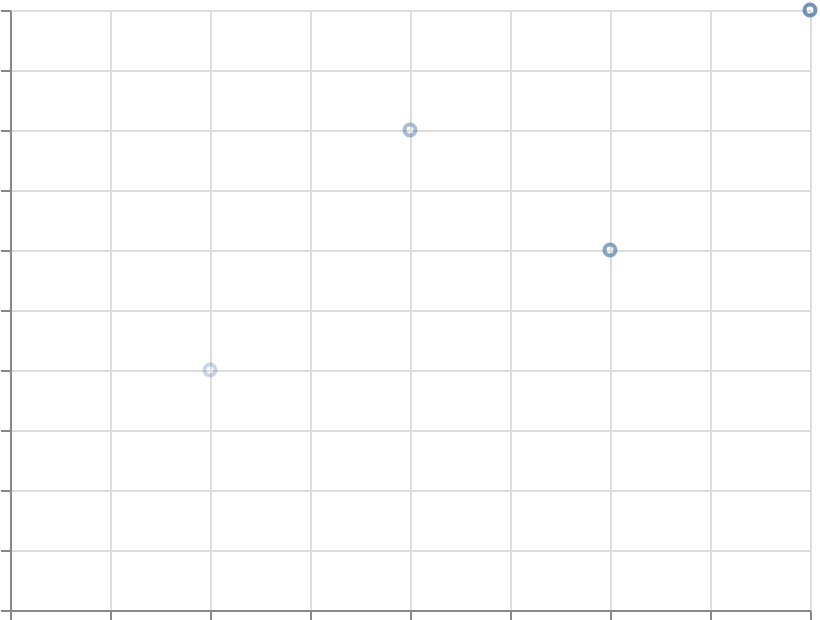

The Vega-Lite source for this figure:
### Vega-Lite specification from a JSON file in a GitHub repository (floating-point values rounded to 4 significant figures)
{"$schema": "https://vega.github.io/schema/vega-lite/v6.json", "width": 400, "height": 300, "padding": 5, "autosize": "none", "data": {"name": "table", "values": [{"x": 1, "y": 2, "opacity": 0.2}, {"x": 2, "y": 4, "opacity": 0.5}, {"x": 3, "y": 3, "opacity": 0.8}, {"x": 4, "y": 5, "opacity": 1.0}]}, "mark": "point", "encoding": {"x": {"field": "x", "type": "quantitative"}, "y": {"field": "y", "type": "quantitative"}, "opacity": {"field": "opacity", "type": "quantitative", "legend": null}}}
